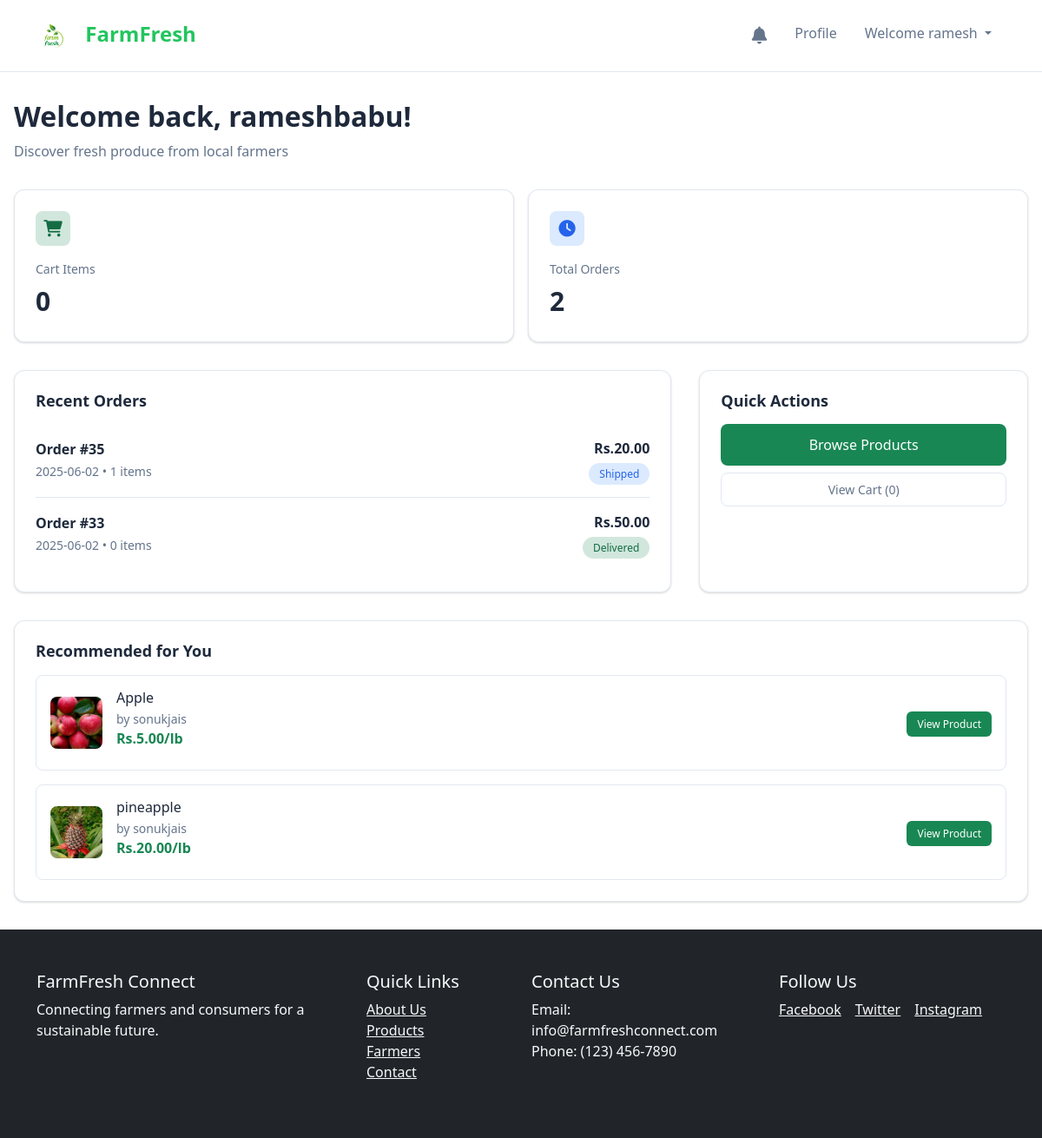
Page /consumer/dashboard.php (signed in) on the committed database.
### tables this page shows
CREATE TABLE `users` (
  `user_id` int(11) NOT NULL,
  `username` varchar(100) DEFAULT NULL,
  `email` varchar(100) DEFAULT NULL,
  `password` varchar(100) DEFAULT NULL,
  `first_name` varchar(100) DEFAULT NULL,
  `last_name` varchar(100) DEFAULT NULL,
  `phone` varchar(20) DEFAULT NULL,
  `address` varchar(255) DEFAULT NULL,
  `city` varchar(100) DEFAULT NULL,
  `state` varchar(100) DEFAULT NULL,
  `zipcode` varchar(20) DEFAULT NULL,
  `role` enum('farmer','consumer','admin') NOT NULL,
  `created_at` datetime DEFAULT current_timestamp(),
  `updated_at` datetime DEFAULT current_timestamp() ON UPDATE current_timestamp(),
  `profile_image` varchar(255) DEFAULT NULL,
  `is_active` tinyint(1) DEFAULT 1,
  `bio` text DEFAULT NULL
);

CREATE TABLE `orders` (
  `order_id` int(11) NOT NULL,
  `consumer_id` int(11) DEFAULT NULL,
  `total_amount` decimal(10,2) DEFAULT NULL,
  `status` enum('pending','processing','shipped','delivered','canceled') DEFAULT 'pending',
  `order_date` datetime DEFAULT current_timestamp(),
  `shipping_address` varchar(255) DEFAULT NULL,
  `shipping_city` varchar(100) DEFAULT NULL,
  `shipping_state` varchar(100) DEFAULT NULL,
  `shipping_zipcode` varchar(20) DEFAULT NULL,
  `payment_method` varchar(50) DEFAULT NULL,
  `transaction_id` varchar(100) DEFAULT NULL,
  `updated_at` datetime DEFAULT current_timestamp() ON UPDATE current_timestamp()
);

CREATE TABLE `products` (
  `product_id` int(11) NOT NULL,
  `seller_id` int(11) DEFAULT NULL,
  `category_id` int(11) DEFAULT NULL,
  `name` varchar(100) DEFAULT NULL,
  `description` text DEFAULT NULL,
  `price` decimal(10,2) DEFAULT 0.00,
  `organic` tinyint(1) DEFAULT 0,
  `created_at` datetime DEFAULT current_timestamp(),
  `updated_at` datetime DEFAULT current_timestamp() ON UPDATE current_timestamp(),
  `is_available` tinyint(1) DEFAULT 1,
  `quantity` int(11) NOT NULL DEFAULT 0,
  `stock` int(11) NOT NULL DEFAULT 0,
  `product_image` varchar(255) DEFAULT NULL,
  `status` enum('pending','approved','rejected') DEFAULT 'pending'
);

### consumer/dashboard.php (the view, shortened to what this page needs)
<?php
include '../config/db.php';
$consumer_id = $_SESSION['user_id'];
$user_query = "SELECT username FROM users WHERE user_id = $consumer_id";
$user_result = mysqli_query($dbconn, $user_query);
$user_data = mysqli_fetch_assoc($user_result);
$username = $user_data['username'] ?? 'User';
$total_orders_query = "SELECT COUNT(*) as total_orders FROM orders WHERE consumer_id = $consumer_id";
$total_orders_result = mysqli_query($dbconn, $total_orders_query);
$total_orders_data = mysqli_fetch_assoc($total_orders_result);
$total_orders = $total_orders_data['total_orders'] ?? 0;
$cart_count = 0;
$cart_check = mysqli_query($dbconn, "SHOW TABLES LIKE 'cart'");
if (mysqli_num_rows($cart_check) > 0) {
    $cart_query = "SELECT COUNT(*) as count FROM cart WHERE consumer_id = $consumer_id";
    $cart_result = mysqli_query($dbconn, $cart_query);
    if ($cart_result && mysqli_num_rows($cart_result) > 0) {
        $cart_data = mysqli_fetch_assoc($cart_result);
        $cart_count = $cart_data['count'] ?? 0;
    }
}
$recent_orders_query = "SELECT o.*, COUNT(oi.order_item_id) as item_count
                       FROM orders o
                       LEFT JOIN order_items oi ON o.order_id = oi.order_id
                       WHERE o.consumer_id = $consumer_id
                       GROUP BY o.order_id
                       ORDER BY o.order_date DESC LIMIT 5";
$recent_orders_result = mysqli_query($dbconn, $recent_orders_query);
$recommended_query = "SELECT p.*, c.name as category_name, u.username as seller_name
                     FROM products p
                     LEFT JOIN categories c ON p.category_id = c.category_id
                     LEFT JOIN users u ON p.seller_id = u.user_id
                     WHERE p.stock > 0
                     ORDER BY RAND() LIMIT 3";
$recommended_result = mysqli_query($dbconn, $recommended_query);
?>
<!DOCTYPE html>
<html lang="en">
<head>
    <link href="https://cdn.jsdelivr.net/npm/bootstrap@5.1.3/dist/css/bootstrap.min.css" rel="stylesheet">
    <link rel="stylesheet" href="https://cdnjs.cloudflare.com/ajax/libs/font-awesome/6.0.0/css/all.min.css">
</head>
<body>
    <?php include '../includes/navbar.php'; ?>
    <div class="main-container">
        <div class="welcome-section">
            <h1 class="welcome-title">Welcome back, <?php echo htmlspecialchars($username); ?>!</h1>
            <p class="welcome-subtitle">Discover fresh produce from local farmers</p>
        </div>
        <div class="stats-grid">
            <div class="stat-card">
                <div class="stat-icon cart">
                    <i class="fas fa-shopping-cart"></i>
                </div>
                <div class="stat-title">Cart Items</div>
                <div class="stat-value"><?php echo $cart_count; ?></div>
            </div>
            <div class="stat-card">
                <div class="stat-icon orders">
                    <i class="fas fa-clock"></i>
                </div>
                <div class="stat-title">Total Orders</div>
                <div class="stat-value"><?php echo $total_orders; ?></div>
            </div>
        </div>
        <div class="content-grid">
            <div class="section-card">
                <div class="d-flex justify-content-between align-items-center mb-3">
                    <h2 class="section-title mb-0">Recent Orders</h2>
                </div>
                <?php if (mysqli_num_rows($recent_orders_result) > 0): ?>
                    <?php while ($order = mysqli_fetch_assoc($recent_orders_result)): ?>
                        <div class="order-item">
                            <div class="order-info">
                                <h6>Order #<?php echo $order['order_id']; ?></h6>
                                <div class="order-meta">
                                    <?php echo date('Y-m-d', strtotime($order['order_date'])); ?> • <?php echo $order['item_count']; ?> items
                                </div>
                            </div>
                            <div class="text-end">
                                <div class="order-price">Rs.<?php echo number_format($order['total_amount'], 2); ?></div>
                                <span class="status-badge <?php echo $order['status'] == 'delivered' ? 'status-delivered' : 'status-shipped'; ?>">
                                    <?php echo ucfirst($order['status']); ?>
                                </span>
                            </div>
                        </div>
                    <?php endwhile; ?>
                <?php endif; ?>
            </div>
            <div class="section-card">
                <h3 class="section-title">Quick Actions</h3>
                <div class="d-grid gap-2">
                    <a href="products.php" class="btn-primary-custom text-center">Browse Products</a>
                    <a href="cart.php" class="btn-outline-custom text-center">View Cart (<?php echo $cart_count; ?>)</a>
                </div>
            </div>
        </div>
        <div class="section-card">
            <h2 class="section-title">Recommended for You</h2>
            <?php if (mysqli_num_rows($recommended_result) > 0): ?>
                <div class="product-grid">
                    <?php while ($product = mysqli_fetch_assoc($recommended_result)): ?>
                        <div class="product-item">
                            <div class="product-image">
                                <?php if (!empty($product['product_image'])): ?>
                                    <img src="../uploads/products/<?php echo $product['product_image']; ?>"
                                         alt="<?php echo htmlspecialchars($product['name']); ?>"
                                         class="product-image">
                                <?php else: ?>
                                    <div class="product-image d-flex align-items-center justify-content-center">
                                        <i class="fas fa-leaf" style="color: var(--primary-green); font-size: 1.5rem;"></i>
                                    </div>
                                <?php endif; ?>
                            </div>
                            <div class="product-info flex-grow-1">
                                <h6><?php echo htmlspecialchars($product['name']); ?></h6>
                                <div class="product-meta">by <?php echo htmlspecialchars($product['seller_name'] ?? 'Local Farm'); ?></div>
                                <div class="product-price">Rs.<?php echo number_format($product['price'], 2); ?>/<?php echo htmlspecialchars($product['unit'] ?? 'lb'); ?></div>
                            </div>
                            <div class="text-end">
                                <a href="product_details.php?id=<?php echo $product['product_id']; ?>" class="btn-sm-custom">
                                    View Product
                                </a>
                            </div>
                        </div>
                    <?php endwhile; ?>
                </div>
            <?php endif; ?>
        </div>
    </div>
    <?php include '../includes/footer.php'; ?>
</body>
</html>

### consumer/dashboard.php (style rules this page uses)
:root { --primary-green: #198754; --dark-green: #146c43; --light-green: #d1e7dd; --background-gray: #f8fafc; --card-shadow: 0 1px 3px 0 rgba(0, 0, 0, 0.1), 0 1px 2px 0 rgba(0, 0, 0, 0.06); --text-primary: #1e293b; --text-secondary: #64748b; --border-color: #e2e8f0; }
body { font-family: 'Inter', sans-serif; background-color: var(--background-gray); color: var(--text-primary); line-height: 1.6; }
.main-container { max-width: 1200px; margin: 0 auto; padding: 2rem 1rem; }
.welcome-section { margin-bottom: 2rem; }
.welcome-title { font-size: 2rem; font-weight: 600; color: var(--text-primary); margin-bottom: 0.5rem; }
.welcome-subtitle { color: var(--text-secondary); font-size: 1rem; }
.stats-grid { display: grid; grid-template-columns: repeat(auto-fit, minmax(200px, 1fr)); gap: 1rem; margin-bottom: 2rem; }
.stat-card { background: white; border-radius: 12px; padding: 1.5rem; box-shadow: var(--card-shadow); border: 1px solid var(--border-color); }
.stat-icon { width: 40px; height: 40px; border-radius: 8px; display: flex; align-items: center; justify-content: center; margin-bottom: 1rem; font-size: 1.2rem; }
.stat-icon.cart { background-color: var(--light-green); color: var(--dark-green); }
.stat-icon.orders { background-color: #dbeafe; color: #2563eb; }
.stat-title { font-size: 0.875rem; color: var(--text-secondary); margin-bottom: 0.25rem; }
.stat-value { font-size: 1.875rem; font-weight: 700; color: var(--text-primary); }
.content-grid { display: grid; grid-template-columns: 2fr 1fr; gap: 2rem; margin-bottom: 2rem; }
.section-card { background: white; border-radius: 12px; padding: 1.5rem; box-shadow: var(--card-shadow); border: 1px solid var(--border-color); }
.section-title { font-size: 1.125rem; font-weight: 600; color: var(--text-primary); margin-bottom: 1rem; }
.order-item { display: flex; justify-content: space-between; align-items: center; padding: 1rem 0; border-bottom: 1px solid var(--border-color); }
.order-item:last-child { border-bottom: none; }
.order-info h6 { font-weight: 600; color: var(--text-primary); margin-bottom: 0.25rem; }
.order-meta { font-size: 0.875rem; color: var(--text-secondary); }
.order-price { font-weight: 600; color: var(--text-primary); margin-bottom: 0.25rem; }
.status-badge { padding: 0.25rem 0.75rem; border-radius: 20px; font-size: 0.75rem; font-weight: 500; }
.status-delivered { background-color: var(--light-green); color: var(--dark-green); }
.status-shipped { background-color: #dbeafe; color: #2563eb; }
.btn-primary-custom { background-color: var(--primary-green); border: none; border-radius: 8px; padding: 0.75rem 1.5rem; font-weight: 500; color: white; text-decoration: none; display: inline-block; transition: background-color 0.2s; }
.btn-outline-custom { border: 1px solid var(--border-color); background: white; border-radius: 8px; padding: 0.5rem 1rem; color: var(--text-secondary); text-decoration: none; font-size: 0.875rem; transition: all 0.2s; }
.btn-sm-custom { background-color: var(--primary-green); border: none; border-radius: 6px; padding: 0.375rem 0.75rem; font-weight: 500; color: white; text-decoration: none; font-size: 0.75rem; transition: background-color 0.2s; }
.product-grid { display: grid; gap: 1rem; }
.product-item { display: flex; gap: 1rem; align-items: center; padding: 1rem; border: 1px solid var(--border-color); border-radius: 8px; transition: all 0.2s; }
.product-image { width: 60px; height: 60px; border-radius: 8px; object-fit: cover; background-color: var(--background-gray); }
.product-info h6 { font-weight: 500; color: var(--text-primary); margin-bottom: 0.25rem; }
.product-meta { font-size: 0.875rem; color: var(--text-secondary); }
.product-price { font-weight: 600; color: var(--primary-green); margin-bottom: 0.5rem; }

### includes/navbar.php (style rules this page uses)
body, html { margin: 0; padding: 0; overflow-x: hidden; }

### rows in the picture
users: username "rameshbabu"
orders: order_id "35", order_date "2025-06-02", item_count "1", total_amount "20.00", status "Shipped"
orders: order_id "33", order_date "2025-06-02", item_count "0", total_amount "50.00", status "Delivered"
products: product_image (picture), name "Apple", seller.username "sonukjais", price "5.00", unit "lb"
products: product_image (picture), name "pineapple", seller.username "sonukjais", price "20.00", unit "lb"

### other values in the picture
$_SESSION['first_name'] "ramesh"
$cart_count "0"
$total_orders "2"
